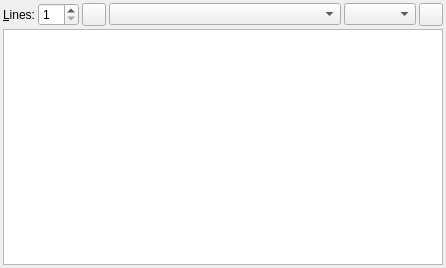
<?xml version="1.0" encoding="UTF-8"?>
<ui version="4.0">
 <class>AnalysisWidget</class>
 <widget class="QWidget" name="AnalysisWidget">
  <property name="geometry">
   <rect>
    <x>0</x>
    <y>0</y>
    <width>446</width>
    <height>268</height>
   </rect>
  </property>
  <property name="minimumSize">
   <size>
    <width>150</width>
    <height>80</height>
   </size>
  </property>
  <property name="windowTitle">
   <string>Analysis</string>
  </property>
  <layout class="QVBoxLayout">
   <property name="spacing">
    <number>3</number>
   </property>
   <property name="leftMargin">
    <number>3</number>
   </property>
   <property name="topMargin">
    <number>3</number>
   </property>
   <property name="rightMargin">
    <number>3</number>
   </property>
   <property name="bottomMargin">
    <number>3</number>
   </property>
   <item>
    <layout class="QHBoxLayout" name="topControls">
     <item>
      <widget class="QLabel" name="label">
       <property name="text">
        <string>&amp;Lines:</string>
       </property>
       <property name="buddy">
        <cstring>vpcount</cstring>
       </property>
      </widget>
     </item>
     <item>
      <widget class="QSpinBox" name="vpcount">
       <property name="toolTip">
        <string>Number of parallel lines</string>
       </property>
       <property name="minimum">
        <number>1</number>
       </property>
       <property name="maximum">
        <number>99</number>
       </property>
      </widget>
     </item>
     <item>
      <widget class="QToolButton" name="btPin">
       <property name="toolTip">
        <string>Pin engine to current position</string>
       </property>
       <property name="text">
        <string notr="true"/>
       </property>
       <property name="icon">
        <iconset resource="../../resources.qrc">
         <normaloff>:/images/pin.ico</normaloff>:/images/pin.ico</iconset>
       </property>
       <property name="checkable">
        <bool>true</bool>
       </property>
      </widget>
     </item>
     <item>
      <widget class="QComboBox" name="engineList">
       <property name="sizePolicy">
        <sizepolicy hsizetype="Expanding" vsizetype="Fixed">
         <horstretch>0</horstretch>
         <verstretch>0</verstretch>
        </sizepolicy>
       </property>
       <property name="toolTip">
        <string>Select an engine</string>
       </property>
      </widget>
     </item>
     <item>
      <widget class="QComboBox" name="bookList">
       <property name="toolTip">
        <string>Select a GUI book</string>
       </property>
      </widget>
     </item>
     <item>
      <widget class="QToolButton" name="analyzeButton">
       <property name="sizePolicy">
        <sizepolicy hsizetype="Minimum" vsizetype="Minimum">
         <horstretch>0</horstretch>
         <verstretch>0</verstretch>
        </sizepolicy>
       </property>
       <property name="toolTip">
        <string>Start / Stop Engine</string>
       </property>
       <property name="text">
        <string/>
       </property>
       <property name="icon">
        <iconset resource="../../resources.qrc">
         <normaloff>:/images/circle_green.svg</normaloff>
         <normalon>:/images/circle_red.svg</normalon>:/images/circle_green.svg</iconset>
       </property>
       <property name="checkable">
        <bool>true</bool>
       </property>
      </widget>
     </item>
    </layout>
   </item>
   <item>
    <widget class="QTextBrowser" name="variationText">
     <property name="lineWrapMode">
      <enum>QTextEdit::NoWrap</enum>
     </property>
     <property name="openLinks">
      <bool>false</bool>
     </property>
    </widget>
   </item>
  </layout>
 </widget>
 <tabstops>
  <tabstop>vpcount</tabstop>
  <tabstop>engineList</tabstop>
  <tabstop>analyzeButton</tabstop>
  <tabstop>variationText</tabstop>
 </tabstops>
 <resources>
  <include location="../../resources.qrc"/>
 </resources>
 <connections/>
</ui>
